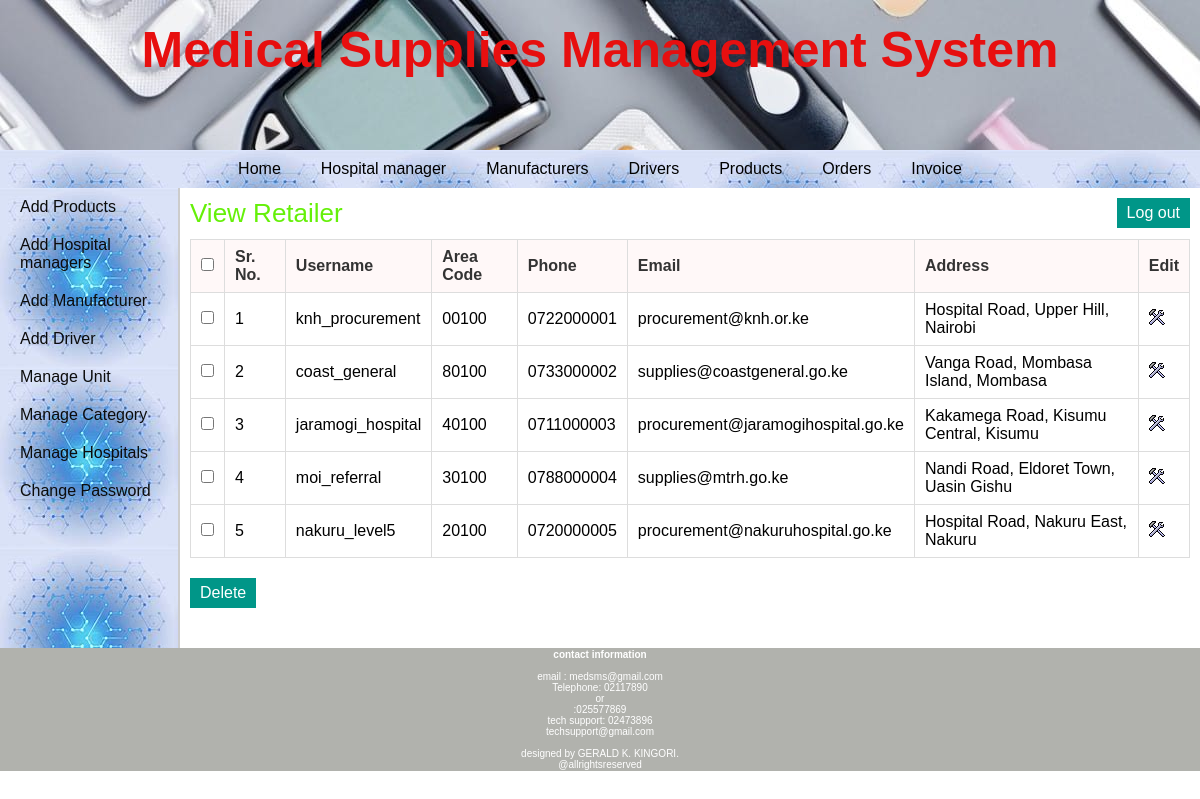
The app's page /admin/view_retailer.php (signed in) with its own data.
### tables this page shows
CREATE TABLE `retailer` (
  `retailer_id` int(11) NOT NULL,
  `username` varchar(25) NOT NULL,
  `password` varchar(25) NOT NULL,
  `address` varchar(200) NOT NULL,
  `area_id` int(11) NOT NULL,
  `phone` varchar(10) NOT NULL,
  `email` varchar(50) DEFAULT NULL
);

CREATE TABLE `area` (
  `area_id` int(11) NOT NULL,
  `area_name` varchar(50) NOT NULL,
  `area_code` varchar(10) NOT NULL
);

### admin/view_retailer.php (the view, shortened to what this page needs)
<?php
	include("../includes/config.php");
	if(isset($_SESSION['admin_login'])) {
		if($_SESSION['admin_login'] == true) {
			$query_selectRetailer = "SELECT * FROM retailer,area WHERE retailer.area_id=area.area_id";
			$result_selectRetailer = mysqli_query($con,$query_selectRetailer);
		}
		else {
			header('Location:../index.php');
		}
	}
	else {
		header('Location:../index.php');
	}
?>
<!DOCTYPE html>
<html>
<head>
	<link rel="stylesheet" href="../includes/main_style.css" >
</head>
<body>
	<?php
		include("../includes/header.inc.php");
		include("../includes/nav_admin.inc.php");
		include("../includes/aside_admin.inc.php");
	?>
	<section>
		<h1>View Retailer</h1>
		<form action="" method="POST" class="form">
		<table class="table_displayData">
			<tr>
				<th> <input type="checkbox" onClick="toggle(this)" /> </th>
				<th>Sr. No.</th>
				<th>Username</th>
				<th>Area Code</th>
				<th>Phone</th>
				<th>Email</th>
				<th>Address</th>
				<th> Edit </th>
			</tr>
			<?php $i=1; while($row_selectRetailer = mysqli_fetch_array($result_selectRetailer)) { ?>
			<tr>
				<td> <input type="checkbox" name="chkId[]" value="<?php echo $row_selectRetailer['retailer_id']; ?>" /> </td>
				<td> <?php echo $i; ?> </td>
				<td> <?php echo $row_selectRetailer['username']; ?> </td>
				<td> <?php echo $row_selectRetailer['area_code']; ?> </td>
				<td> <?php echo $row_selectRetailer['phone']; ?> </td>
				<td> <?php echo $row_selectRetailer['email']; ?> </td>
				<td> <?php echo $row_selectRetailer['address']; ?> </td>
				<td> <a href="edit_retailer.php?id=<?php echo $row_selectRetailer['retailer_id']; ?>"><img src="../images/edit.png" alt="edit" /></a> </td>
			</tr>
			<?php $i++; } ?>
		</table>
		<input type="submit" value="Delete" class="submit_button"/>
		</form>
	</section>
	<?php
		include("../includes/footer.inc.php");
	?>
</body>
</html>

### includes/main_style.css (style rules this page uses)
* { font-family: arial,sans-serif; margin:0px; padding:0px; }
body { width:auto; margin:auto; border:none; }
a { text-decoration:none; }
.submit_button { font-size:16px; margin-top:20px; margin-right:20px; padding:6px 10px; background-color:#009688; border:none; color:white; }
section { width:1000px; padding:10px; padding-bottom:40px; }
section h1 { margin-bottom:10px; font-weight:normal; color:rgb(101, 240, 9); font-size: 26px; }
table { border-collapse: collapse; }
.table_displayData td, .table_displayData th { border:1px solid #ddd; padding: 8px 10px; text-align: left; }
.table_displayData th { background-color:rgba(255, 248, 248, 0.897); color:#333; }

### records on screen
retailer: username "knh_procurement", area.area_code "00100", phone "0722000001", email "procurement@knh.or.ke", address "Hospital Road, Upper Hill, Nairobi"
retailer: username "coast_general", area.area_code "80100", phone "0733000002", email "supplies@coastgeneral.go.ke", address "Vanga Road, Mombasa Island, Mombasa"
retailer: username "jaramogi_hospital", area.area_code "40100", phone "0711000003", email "procurement@jaramogihospital.go.ke", address "Kakamega Road, Kisumu Central, Kisumu"
retailer: username "moi_referral", area.area_code "30100", phone "0788000004", email "supplies@mtrh.go.ke", address "Nandi Road, Eldoret Town, Uasin Gishu"
retailer: username "nakuru_level5", area.area_code "20100", phone "0720000005", email "procurement@nakuruhospital.go.ke", address "Hospital Road, Nakuru East, Nakuru"
